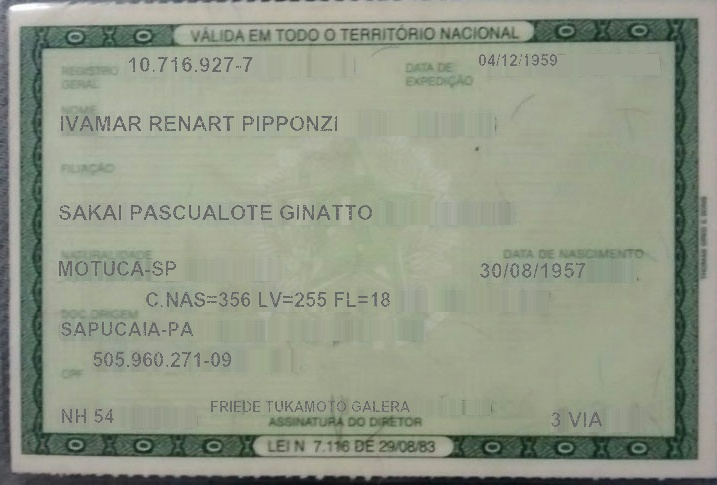
#> input picture RG-Dataset/files/00025939_in.jpg, 717 x 485 px
$ python -i document_digitalization.py   (imports and definitions only)
#> lines starting #> are read from the running program, lines starting #| are printed output that depends on the picture; after the words box and inside, x2 and y2 are one past the last pixel; in counts of white or black regions, pixels touching at a corner belong together
#> further down, picture is the input picture: shape (485, 717, 3); mean B, G, R 134.8, 151.7, 145.2
# Código baseado no tutorial disponível em: https://www.makeuseof.com/python-create-document-scanner/

import numpy as np
import cv2

from image_preprocessing.filters import to_gray, decrease_noise


def digitalize_document(image):
    # Recebe uma imagem e retorna o maior retângulo digitalizado
    rect_edges = find_document_edges(image)
    if rect_edges is not None:
        return perspective_transform(image, rect_edges)
    return image

# [19 lines left out: function mark_document_found, not called in this run]


def find_document_edges(image):
    # Encontra os pontos dos cantos do maior retângulo encontrado
    # Retorna uma lista contendo esses 4 pontos, sem uma ordem especifica dos pontos

    edged_img = cv2.Canny(image, 75, 200)
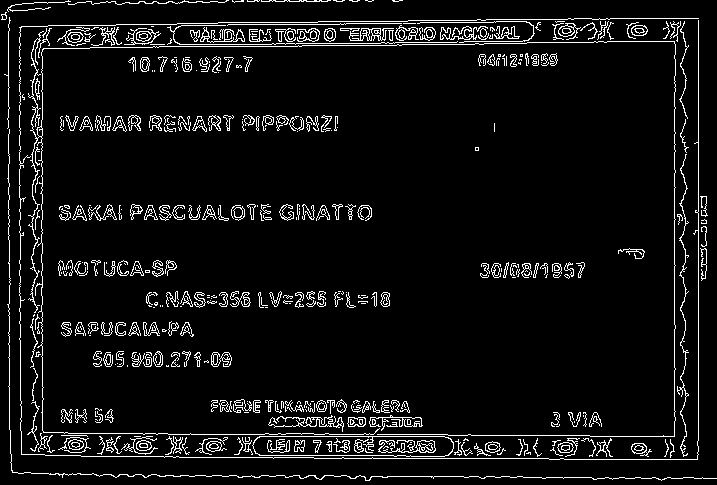
#> edged_img: shape (485, 717); 6.5% white in thin lines or dots

    cnts, _ = cv2.findContours(edged_img, cv2.RETR_LIST, cv2.CHAIN_APPROX_SIMPLE)
#> cnts = 813 contours, 569 with area under 20; largest, box (x1, y1, x2, y2) and area: (252, 436, 454, 457) 3778, (252, 436, 454, 457) 3752, (268, 415, 344, 432) 225, (378, 440, 436, 453) 223, (349, 28, 394, 41) 192
    cnts = sorted(cnts, key=cv2.contourArea, reverse=True)[:5]
#> cnts = 5 contours; box (x1, y1, x2, y2) and area: (252, 436, 454, 457) 3778, (252, 436, 454, 457) 3752, (268, 415, 344, 432) 225, (378, 440, 436, 453) 223, (349, 28, 394, 41) 192

    for c in cnts:
        peri = cv2.arcLength(c, True)
        approx = cv2.approxPolyDP(c, 0.02 * peri, True)

        if len(approx) == 4:
            return np.array([tuple(d[0]) for d in approx])
#> this loop made 5 passes
#> peri on passes 1, 2, 4, 5: 430.2, 506.4, 311.4, 248.5
#> (peri, approx) on pass 3: (421.6, [[343, 426], [331, 415], [268, 424]])
    return None

# [73 lines left out: functions order_points, perspective_transform, not called in this run]

>>> import cv2
>>> picture = cv2.imread('../../RG-Dataset/files/00025939_in.jpg')
>>> result = digitalize_document(picture)

$ run again, on RG-Dataset/files/00025983_in.jpg
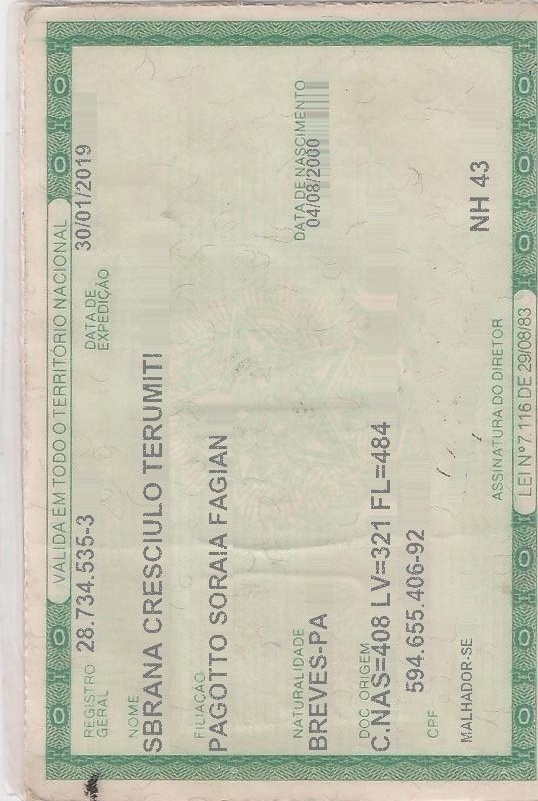
#> input picture RG-Dataset/files/00025983_in.jpg, 538 x 801 px
#> picture is the input picture: shape (801, 538, 3); mean B, G, R 177.8, 195.6, 196.3
#> in find_document_edges, `edged_img = cv2.Canny(image, 75, 200)`:
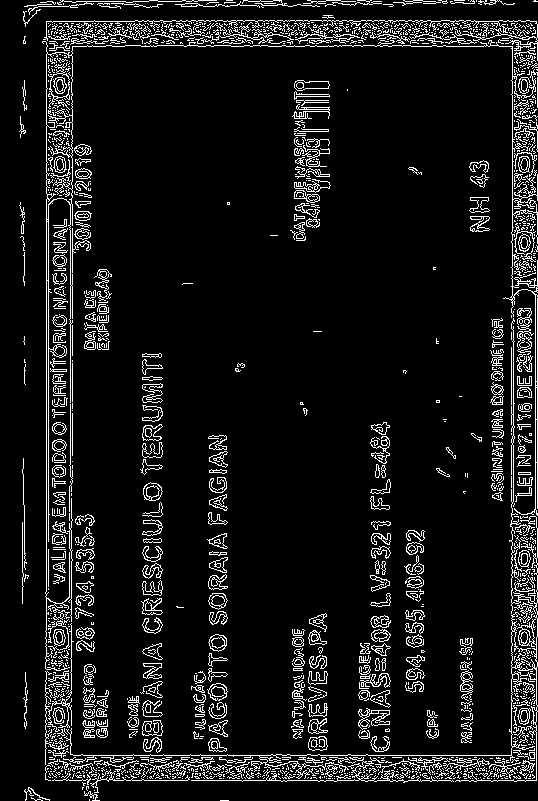
#> edged_img: shape (801, 538); 8.8% white in thin lines or dots
#> in find_document_edges, `cnts, _ = cv2.findContours(edged_img, cv2.RETR_LIST, cv2.CHAIN_APPROX_..`: cnts = 2274 contours, 1852 with area under 20; largest, box (x1, y1, x2, y2) and area: (42, 40, 538, 671) 4714, (46, 52, 73, 220) 3590, (64, 318, 538, 782) 806, (48, 62, 70, 110) 448, (50, 73, 70, 98) 378
#> in find_document_edges, `cnts = sorted(cnts, key=cv2.contourArea, reverse=True)[:5]`: cnts = 5 contours; box (x1, y1, x2, y2) and area: (42, 40, 538, 671) 4714, (46, 52, 73, 220) 3590, (64, 318, 538, 782) 806, (48, 62, 70, 110) 448, (50, 73, 70, 98) 378
#> the loop in find_document_edges, `for c in cnts:` made 5 passes
#> peri on passes 1 to 5: 6464.4, 917.9, 4844.9, 283.7, 79.6

$ run again, on RG-Dataset/files/00026007_in.jpg
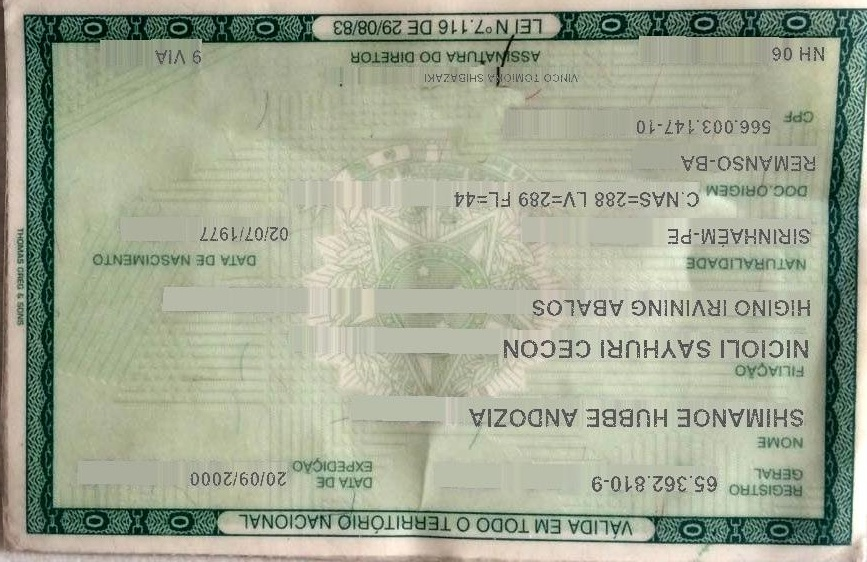
#> input picture RG-Dataset/files/00026007_in.jpg, 867 x 562 px
#> picture is the input picture: shape (562, 867, 3); mean B, G, R 147.6, 168.4, 161.7
#> in find_document_edges, `edged_img = cv2.Canny(image, 75, 200)`:
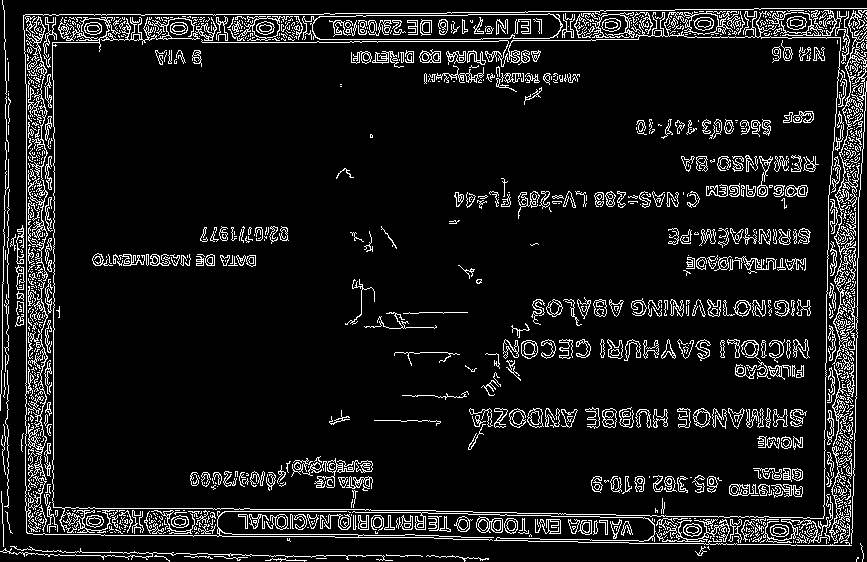
#> edged_img: shape (562, 867); 9.5% white in thin lines or dots
#> in find_document_edges, `cnts, _ = cv2.findContours(edged_img, cv2.RETR_LIST, cv2.CHAIN_APPROX_..`: cnts = 2247 contours, 1749 with area under 20; largest, box (x1, y1, x2, y2) and area: (302, 13, 563, 40) 5831, (312, 13, 562, 40) 5788, (52, 11, 843, 533) 1886, (832, 10, 867, 544) 1376, (592, 12, 635, 38) 631
#> in find_document_edges, `cnts = sorted(cnts, key=cv2.contourArea, reverse=True)[:5]`: cnts = 5 contours; box (x1, y1, x2, y2) and area: (302, 13, 563, 40) 5831, (312, 13, 562, 40) 5788, (52, 11, 843, 533) 1886, (832, 10, 867, 544) 1376, (592, 12, 635, 38) 631
#> the loop in find_document_edges, `for c in cnts:` made 5 passes
#> peri on passes 1, 2, 3, 5: 706.5, 537.6, 7681.9, 288.9

$ run again, on RG-Dataset/files/00026048_in.jpg
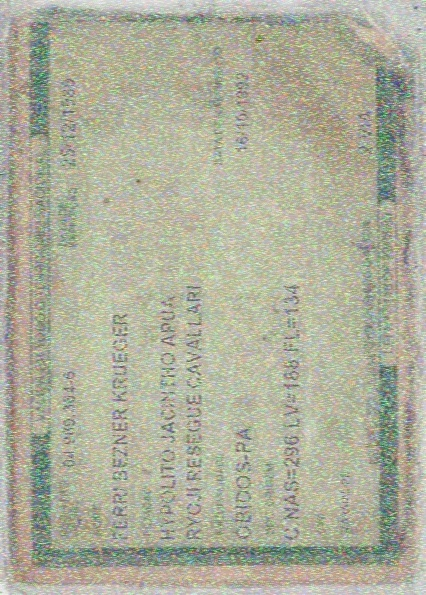
#> input picture RG-Dataset/files/00026048_in.jpg, 426 x 595 px
#> picture is the input picture: shape (595, 426, 3); mean B, G, R 155.9, 175.1, 174
#> in find_document_edges, `edged_img = cv2.Canny(image, 75, 200)`:
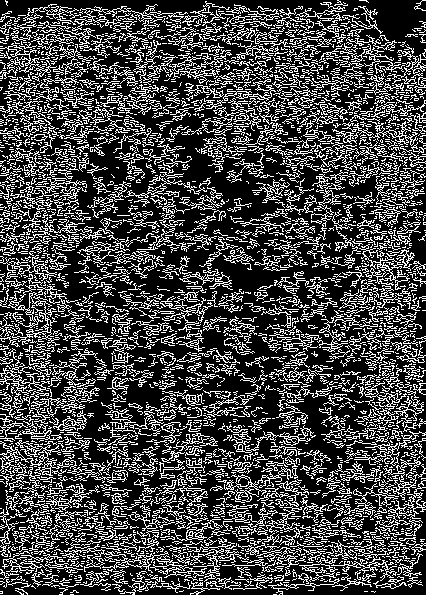
#> edged_img: shape (595, 426); 27.6% white in thin lines or dots
#> in find_document_edges, `cnts, _ = cv2.findContours(edged_img, cv2.RETR_LIST, cv2.CHAIN_APPROX_..`: cnts = 3947 contours, 3604 with area under 20; largest, box (x1, y1, x2, y2) and area: (0, 284, 72, 347) 602, (0, 440, 100, 478) 430, (359, 244, 410, 290) 354, (299, 557, 338, 582) 265, (224, 467, 293, 503) 262
#> in find_document_edges, `cnts = sorted(cnts, key=cv2.contourArea, reverse=True)[:5]`: cnts = 5 contours; box (x1, y1, x2, y2) and area: (0, 284, 72, 347) 602, (0, 440, 100, 478) 430, (359, 244, 410, 290) 354, (299, 557, 338, 582) 265, (224, 467, 293, 503) 262
#> the loop in find_document_edges, `for c in cnts:` made 3 passes
#> (peri, approx) on passes 2 to 3: (1195.8, [[0, 441], [0, 470], [99, 474]]), (652.3, [[361, 246], [385, 268], [366, 276], [409, 278]])
#> rect_edges = [[361, 246], [385, 268], [366, 276], [409, 278]]
#> points_coordinates_sum = [607, 653, 642, 687]
#> diff = [-115, -117, -90, -131]
#> rect = [[361, 246], [409, 278], [409, 278], [366, 276]]
#> tl = [361, 246]; tr = [409, 278]; bl = [366, 276]
#> widthA = 43.05
#> widthB = 57.69
#> maxWidth = 57
#> heightA = 0
#> heightB = 30.41
#> maxHeight = 30
#> dst = [[0, 0], [56, 0], [56, 29], [0, 29]]
#> transform_matrix = [[-1.01e-14, 9.8e-15, 1.1e-12], [0.0202, -0.0303, 0.161], [0.000518, 0.00279, -0.986]]
#> in perspective_transform, `warped = cv2.warpPerspective(image, transform_matrix, (maxWidth, maxHe..`:
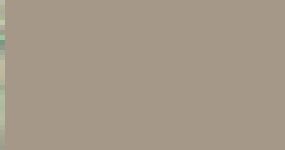
#> warped: shape (30, 57, 3) (shown 5 times larger); mean B, G, R 136.3, 152.4, 165.1
